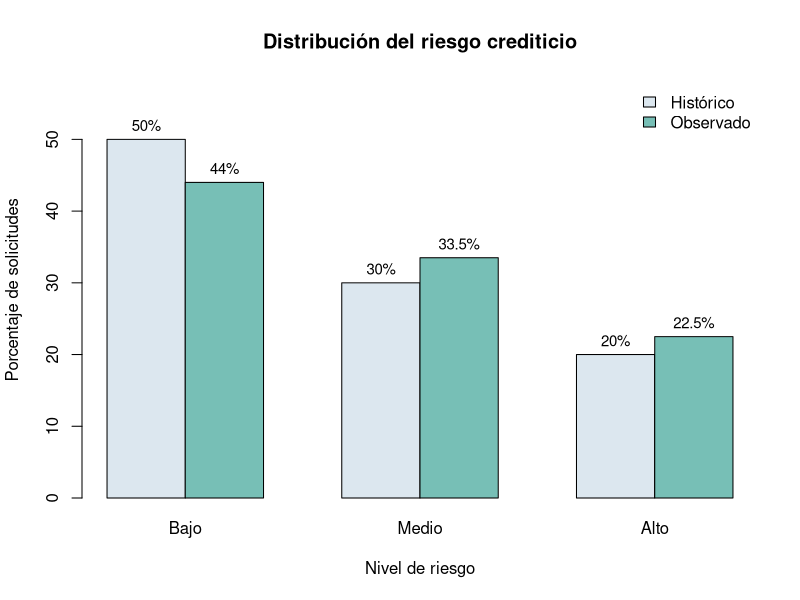

Source code (R):
# Proyecto 07 | Prueba chi-cuadrado de bondad de ajuste
# Análisis Estadístico y Simulación
# Quiero revisar si la distribución de riesgo de los créditos cambió
# con respecto a las proporciones históricas del ejercicio.

# 1. Datos originales de la práctica
riesgo <- c("Bajo", "Medio", "Alto")
observados <- c(88, 67, 45)
proporcion_historica <- c(0.50, 0.30, 0.20)

# 2. Calculo las frecuencias que esperaríamos según el histórico
n <- sum(observados)
esperados <- n * proporcion_historica
proporcion_actual <- observados / n

resumen <- data.frame(
  Riesgo = riesgo,
  Observados = observados,
  Esperados = esperados,
  Historico_pct = 100 * proporcion_historica,
  Actual_pct = 100 * proporcion_actual
)
print(resumen, row.names = FALSE)

# 3. Prueba chi-cuadrado de bondad de ajuste
# H0: las proporciones siguen siendo 50 %, 30 % y 20 %.
# H1: al menos una proporción poblacional es diferente.
prueba <- chisq.test(x = observados, p = proporcion_historica)

cat("\nResultados de la prueba chi-cuadrado:\n")
cat("Chi-cuadrado:", round(unname(prueba$statistic), 4), "\n")
cat("Grados de libertad:", unname(prueba$parameter), "\n")
cat("Valor p:", round(prueba$p.value, 4), "\n")

# 4. Reviso cuánto aporta cada categoría al resultado
aporte <- (observados - esperados)^2 / esperados
resumen$Aporte_chi2 <- round(aporte, 4)
cat("\nDetalle de cada categoría:\n")
print(resumen, row.names = FALSE)

# 5. Tomo una decisión con un nivel de significancia del 5 %
alpha <- 0.05
if (prueba$p.value < alpha) {
  cat("\nHay evidencia de un cambio en la distribución del riesgo.\n")
} else {
  cat("\nNo hay evidencia suficiente para afirmar que cambió la distribución.\n")
}

# 6. Gráfico sencillo para visualizar las proporciones
if (!dir.exists("figuras")) dir.create("figuras")

png("figuras/distribucion-riesgo.png", width = 1000, height = 650, res = 140)
valores <- rbind(100 * proporcion_historica, 100 * proporcion_actual)
colnames(valores) <- riesgo
barras <- barplot(valores, beside = TRUE,
                  col = c("#DCE7EF", "#77BFB6"), ylim = c(0, 58),
                  main = "Distribución del riesgo crediticio",
                  ylab = "Porcentaje de solicitudes", xlab = "Nivel de riesgo")
text(barras, as.vector(valores) + 2, labels = paste0(as.vector(valores), "%"),
     cex = 0.9)
legend("topright", legend = c("Histórico", "Observado"),
       fill = c("#DCE7EF", "#77BFB6"), bty = "n")
dev.off()

# Conclusión: las diferencias observadas no resultaron significativas al 5 %.
# Eso no demuestra que la distribución sea idéntica a la histórica.
